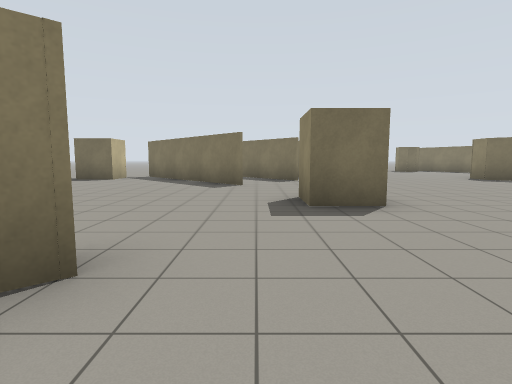
view 1 (above)

24 first-person views from a walk through a robot-simulator world made for Gazebo. The camera is 1.2 m above the floor, tilts 6° down and sees 80° across. The floor is counted in squares, 2 m on a side. Each view is taken from the middle of a square. On the plan, view 1 faces up. The plan holds only what a view shows up to about 9 squares ahead; the rest is blank.

view 2
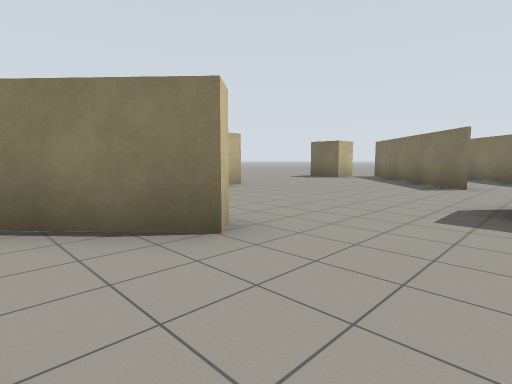

view 3
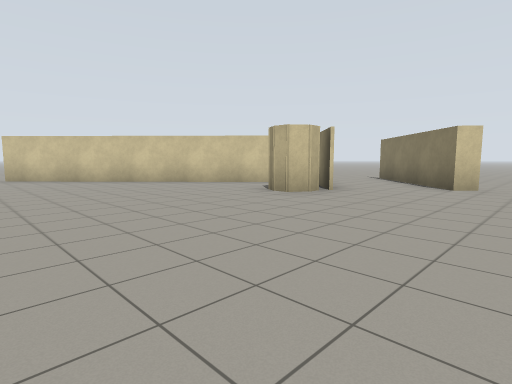

view 4
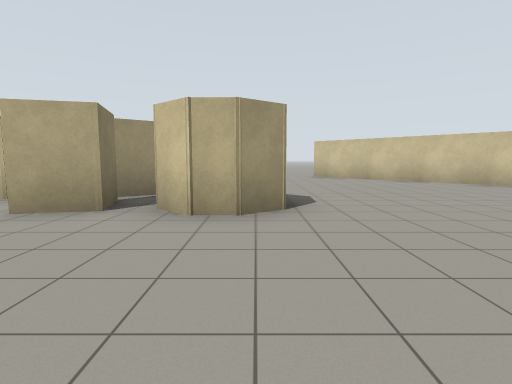

view 5
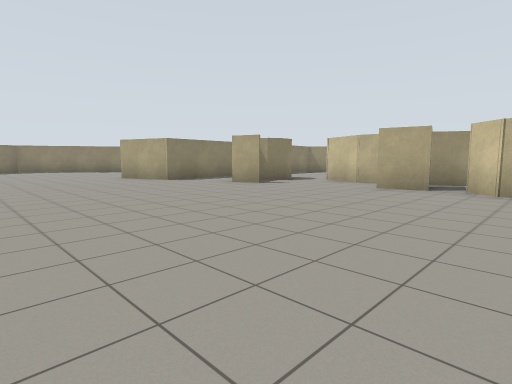

view 6
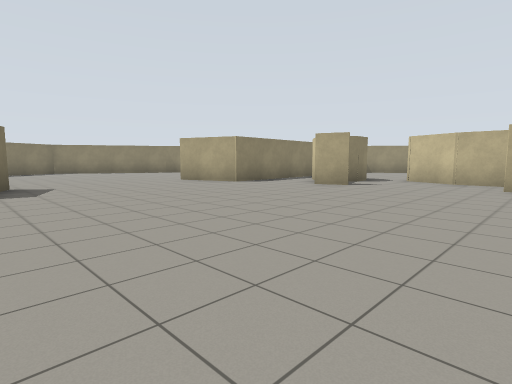

view 7
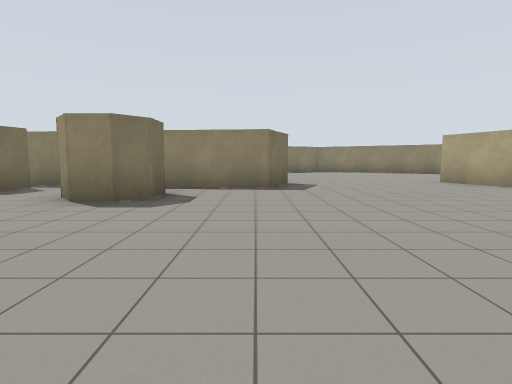

view 8
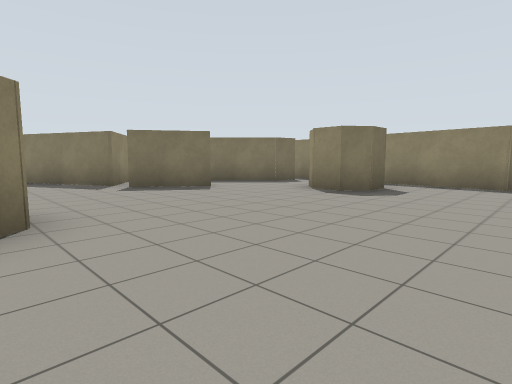

view 9
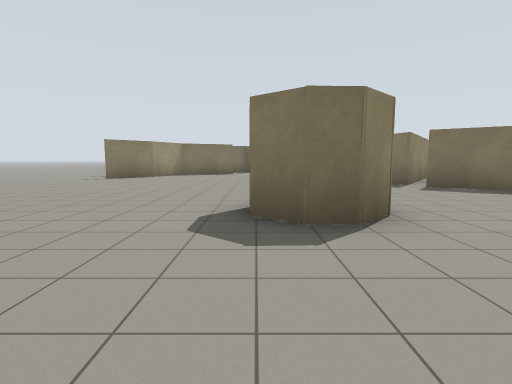

view 10
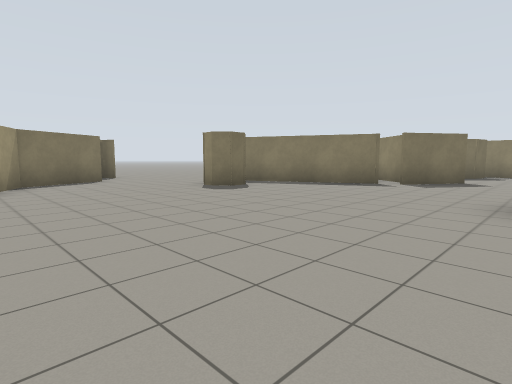

view 11
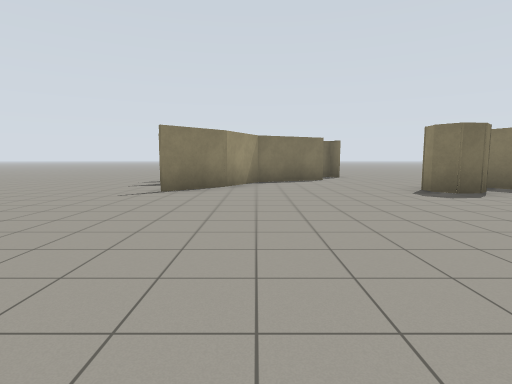

view 12
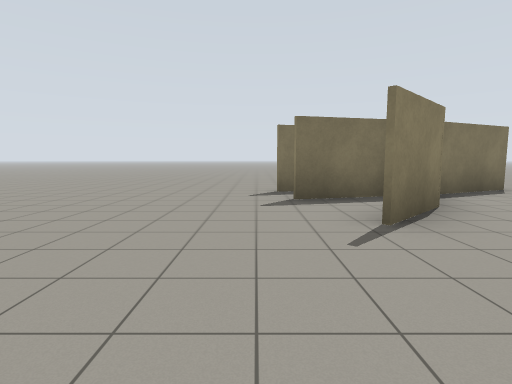

view 13
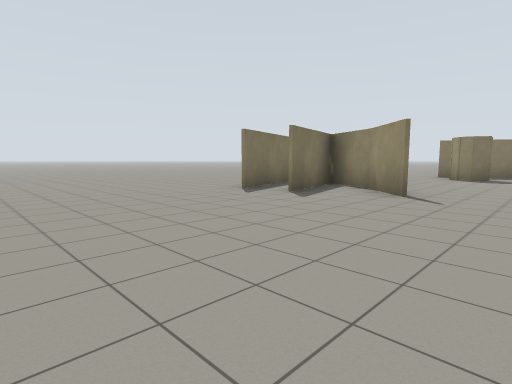

view 14
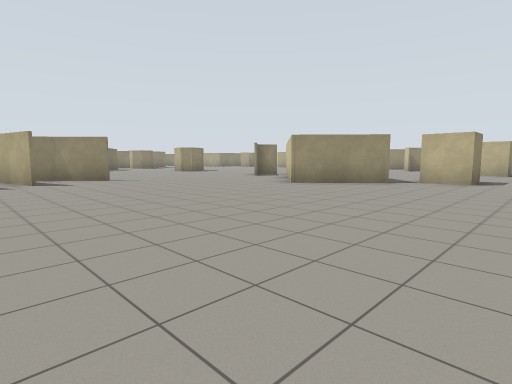

view 15
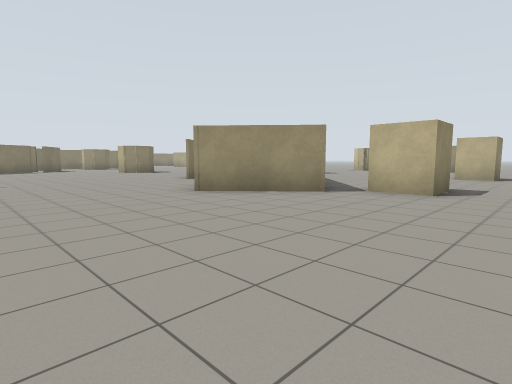

view 16
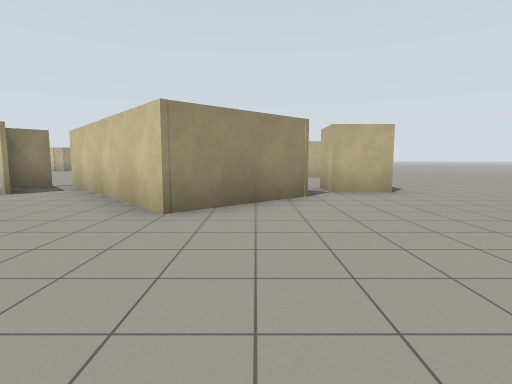

view 17
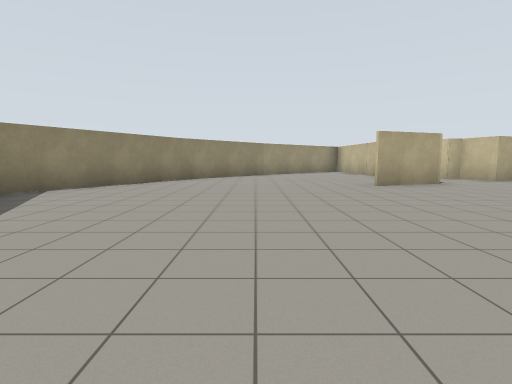

view 18
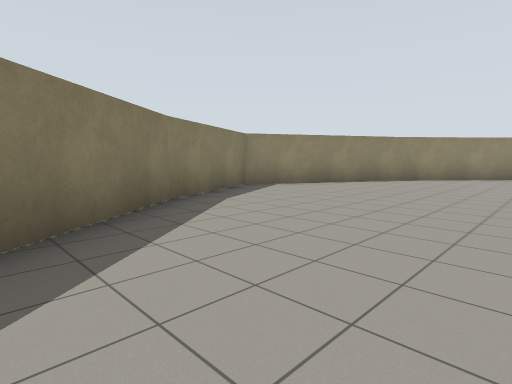

view 19
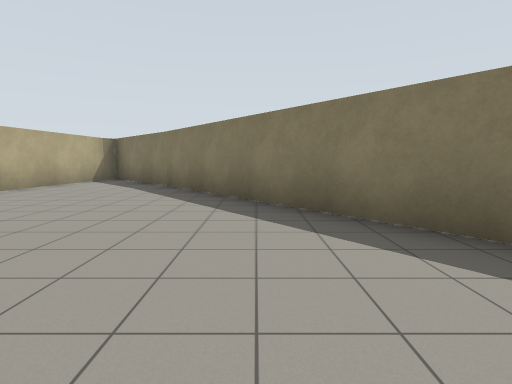

view 20
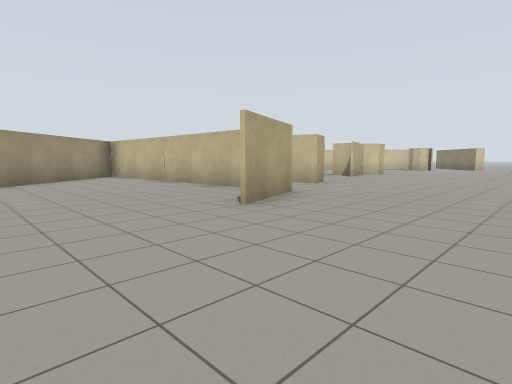

view 21
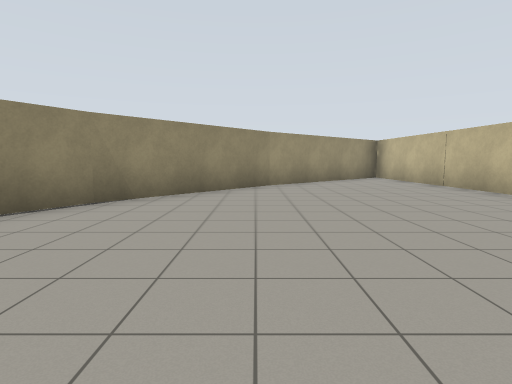

view 22
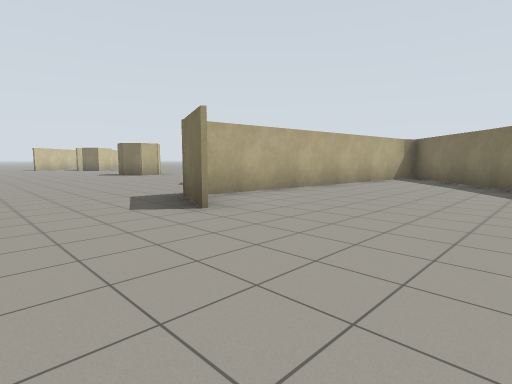

view 23
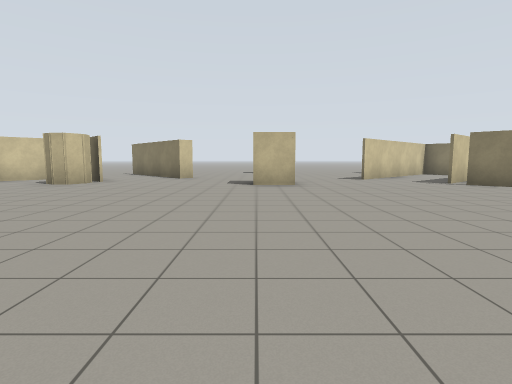

view 24
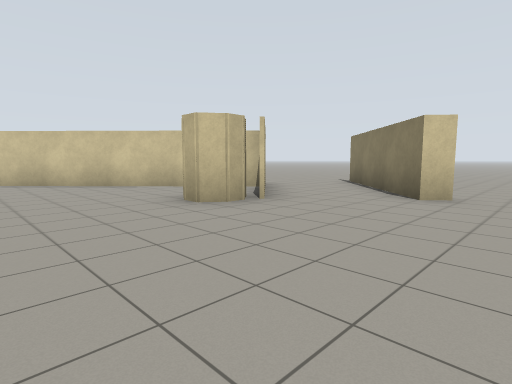

### Floor plan
Ten units are one square. View 1 is at (0, 0); x grows to the right and y downward. Boxes are objects, and circles mark ways between rooms. Rooms are numbered by the first view taken in them; rooms with no view inside come last. Other rooms are left out.
<svg viewBox="-60 -200 311 275">
<path fill="none" stroke="#000" d="M-9 -15 -31 5M15 -91 21 -97M85 -93 80 -88 75 -88 69 -93M12 -89 -7 -111M17 -50 17 -39 7 -39 7 -49M13 -108 23 -97 16 -90M-3 -72 -24 -94M106 -133 90 -166M114 -129 121 -138M123 -117 108 -127M21 -157 33 -169M84 -158 80 -155 76 -154 73 -158M-13 -19 -9 -15M66 7 72 3 77 3 83 8M32 -168 40 -182 16 -176M34 -169 22 -157M16 6 15 10M7 2 -3 11M8 3 11 3 17 7 14 12M-39 -110 -20 -127 13 -89M145 -86 138 -86 134 -90 134 -97 138 -101M-47 -52 -47 -48M16 -177 33 -181M91 16 88 6 97 3M148 -119 135 -133M-55 -92 -55 -104 -44 -104 -44 -93M126 -3 133 -6 136 2M99 17 108 16 122 22M84 25 93 18M-55 -45 -55 -52 -50 -52M61 -192 41 -182 33 -167M-9 18 41 70M39 -195 13 -187M170 -61 156 -67 158 -92M130 17 130 11 132 8M154 -5 154 -14 173 -20M164 -141 157 -66M155 -1 157 51M190 -121 171 -141M173 52 197 32M232 -66 189 -121M196 32 223 2M222 3 246 -38 232 -67M156 -117 148 -119"/>
<circle cx="0" cy="0" r="3" fill="#2a7"/>
<circle cx="140" cy="-110" r="3" fill="#2a7"/>
<circle cx="150" cy="-95" r="3" fill="#2a7"/>
<text x="-10" y="0">1</text>
<text x="50" y="-80">2</text>
<text x="150" y="-110">3</text>
</svg>
Room 1 opens to room 2. Room 2 opens to room 3.

Where each view was taken, in squares from view 1:
view 1: 0 up, 0 right, facing up
view 2: 0 up, 1 right, facing up-left
view 3: 3 up, 6 right, facing down-left
view 4: 3 up, 7 right, facing down
view 5: 6 up, 7 right, facing down-right
view 6: 7 up, 9 right, facing down-right
view 7: 7 up, 9 right, facing right
view 8: 6 up, 8 right, facing up-right
view 9: 6 up, 7 right, facing up
view 10: 10 up, 3 right, facing up-right
view 11: 10 up, 4 right, facing up
view 12: 13 up, 1 right, facing up
view 13: 14 up, 3 left, facing up-right
view 14: 19 up, 7 left, facing down-right
view 15: 16 up, 7 left, facing down-right
view 16: 16 up, 3 left, facing down
view 17: 9 up, 20 right, facing down
view 18: 9 up, 19 right, facing down-right
view 19: 5 up, 21 right, facing up
view 20: 5 up, 20 right, facing down-left
view 21: 4 up, 20 right, facing down
view 22: 4 up, 20 right, facing up-left
view 23: 4 up, 9 right, facing left
view 24: 3 up, 4 right, facing down-left
